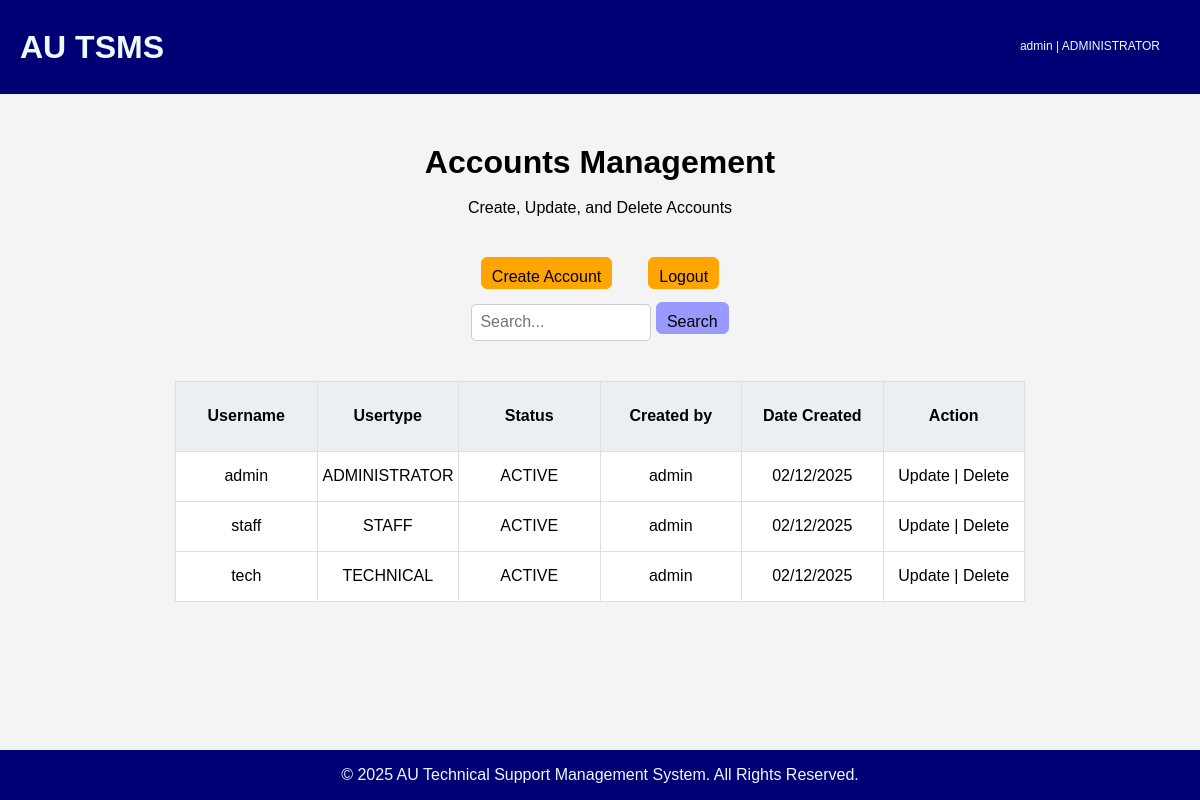
Before: /database/accounts-management.php (signed in) with the older database file.
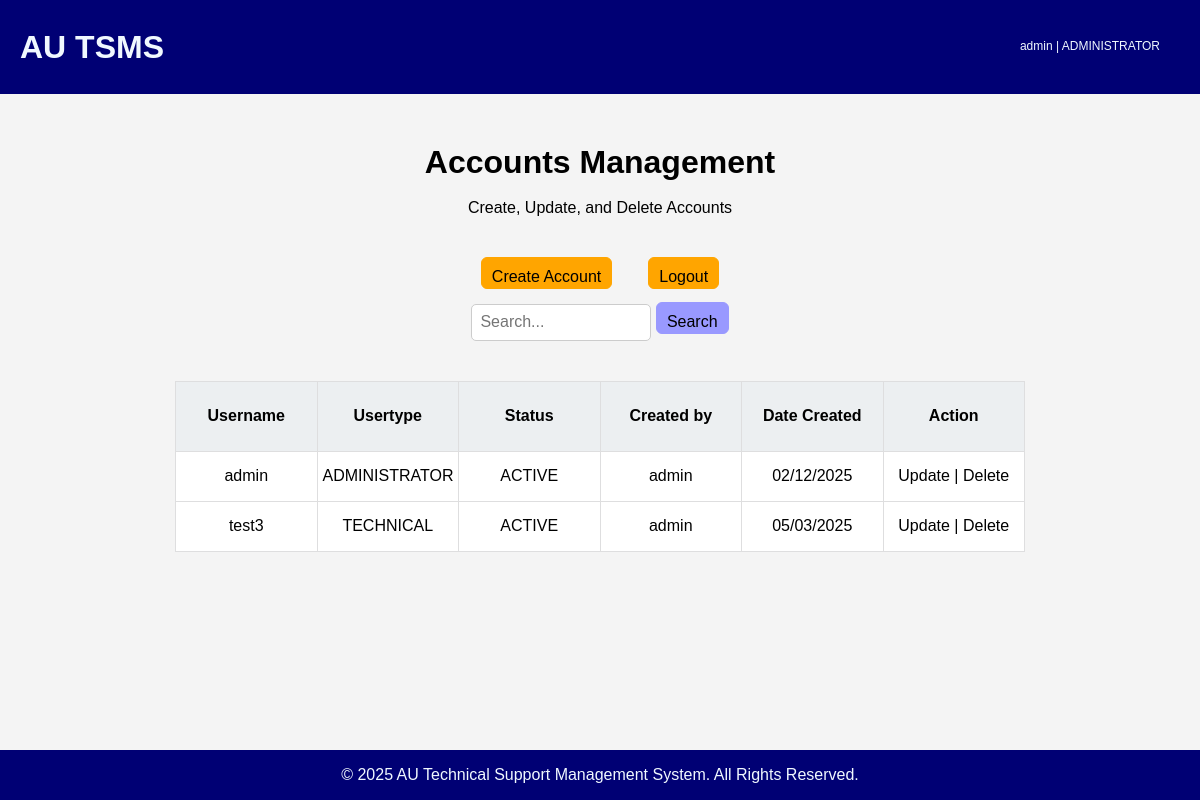
After: the same page with the newer database file.
### tables this page shows
CREATE TABLE `tblaccounts` (
  `username` varchar(50) NOT NULL,
  `password` varchar(50) NOT NULL,
  `usertype` varchar(20) NOT NULL,
  `status` varchar(20) NOT NULL,
  `createdby` varchar(50) NOT NULL,
  `datecreated` varchar(20) NOT NULL
);

### database/accounts-management.php (the view, shortened to what this page needs)
<?php
require_once 'config.php';
$msg = "";
?>
<!DOCTYPE html>
<html lang="en">
<head>
    <link rel="stylesheet" href="css\modern-normalize.css">
    <link rel="stylesheet" href="css\accounts-management.css">
</head>
<body>
    <div class="wrapper">
        <header>
            <h1>AU TSMS</h1>
            <div class="session section">
                <?php
                if ($_SESSION['username']) {
                    echo $_SESSION['username'] . " | ";
                    echo $_SESSION['usertype'];
                } else {
                    header("location: login.php");
                }
                ?>
            </div>
        </header>
        <div class="main-content">
            <div class="page-title">
                <h1>Accounts Management</h1><br>
                <p style="text-align: center;">Create, Update, and Delete Accounts</p>
            </div>
            <div class="form section">
                <form action="<?php echo htmlspecialchars($_SERVER['PHP_SELF']) ?>" method="POST">
                    <div class="form__btns">
                        <button id="openModalBtn" type="button">Create Account</button>
                        <button><a href="logout.php">Logout</a></button>
                    </div>
                    <div class="search">
                        <input type="text" name="txtsearch" placeholder="Search...">
                        <input type="submit" value="Search" name="btnsearch">
                    </div>
                </form>
            </div>
            <div class="table_component" role="region" tabindex="0">
            <?php
                function buildTable($result)
                {
                    if (mysqli_num_rows($result) > 0) {
                        echo "<table>";
                        echo "<tr class='headers'>";
                        echo "<th>Username</th><th>Usertype</th><th>Status</th><th>Created by</th><th>Date Created</th><th>Action</th>";
                        echo "</tr>";
                        while ($row = mysqli_fetch_array($result)) {
                            echo "<tr class='row'>";
                            echo "<td>" . $row['username'] . "</td>";
                            echo "<td>" . $row['usertype'] . "</td>";
                            echo "<td>" . $row['status'] . "</td>";
                            echo "<td>" . $row['createdby'] . "</td>";
                            echo "<td>" . $row['datecreated'] . "</td>";
                            echo "<td><a href='update-account.php?id=".$row['username']."'>Update</a> | <a href='delete-account.php?id=" . $row['username'] . "'>Delete</a></td>";
                            echo "</tr>";
                        }
                        echo "</table>";
                    } else {
                        echo "No record/s found";
                    }
                }
                if (isset($_POST['btnsearch'])) {
                    $sql = "SELECT * FROM tblaccounts WHERE username LIKE ? OR usertype LIKE ? ORDER BY username ASC";
                    if ($stmt = mysqli_prepare($link, $sql)) {
                        $searchvalue  = "%" . $_POST['txtsearch'] . "%";
                        mysqli_stmt_bind_param($stmt, "ss", $searchvalue, $searchvalue);
                        if (mysqli_stmt_execute($stmt)) {
                            $result = mysqli_stmt_get_result($stmt);
                            buildTable($result);
                        }
                    } else {
                        echo $msg .= "Error: " . mysqli_error($link);
                    }
                } else {
                    $sql = "SELECT * FROM tblaccounts ORDER BY username ASC";
                    if ($stmt = mysqli_prepare($link, $sql)) {
                        if (mysqli_stmt_execute($stmt)) {
                            $result = mysqli_stmt_get_result($stmt);
                            buildTable($result);
                        }
                    } else {
                        echo $msg .= "Error: " . mysqli_error($link);
                    }
                }
                ?>
            </div>
        </div>
        <footer>
            <p>&copy; <span id="year"></span> AU Technical Support Management System. All Rights Reserved.</p>
        </footer>
    </div>
</body>
</html>

### database/css/accounts-management.css (style rules this page uses)
* { padding: 0; margin: 0; box-sizing: border-box; }
header { display: flex; justify-content: center; align-items: center; width: 100%; padding: 20px; background-color: #000074; color: #f0f8ff; flex-direction:row; }
header h1 { display: flex; align-items: center; justify-content: flex-start; width: inherit; }
.wrapper { display: grid; grid-template-rows: auto 1fr auto; min-height: 100vh; gap: 50px; }
.session { width: 100%; display: flex; align-items: flex-end; justify-content: center; padding: 20px; font-size: 1vw; flex-direction: column; }
.form { display: flex; align-items: center; flex-direction: column; justify-content: flex-start; gap: 20px; padding: 20px; }
.form__btns { display: flex; align-items: center; justify-content: center; gap: 3vw; width: 100%; }
.form input[type="submit"] { padding: 10px; width: auto; height: 4vh; background-color: hsl(240, 100%, 80%); border-radius: 6px; border: 1px solid hsl(240, 100%, 80%); transition: 0.3s ease-in-out; }
.form__btns button { padding: 10px; width: auto; height: 4vh; background-color: orange; border-radius: 6px; border: 1px solid orange; transition: 0.3s ease-in-out; }
.form__btns a { color: black; }
.main-content { display: flex; justify-content: flex-start; align-items: center; gap: 20px; flex-direction: column; width: 100%; }
footer { background-color: rgb(0, 0, 116); display: flex; align-items: center; justify-content: center; width: 100%; height: 50px; color: aliceblue; }
input[name="txtsearch"] { width: 15vw; padding:8px; border-radius: 5px; border: 1px solid #ccc; margin-top: 15px; }
.table_component { overflow: auto; width: 850px; height: auto; }
.table_component table { border: 1px solid #dededf; height: 100%; width: 100%; table-layout: fixed; border-collapse: collapse; border-spacing: 1px; text-align: left; }
.table_component .row { height: 50px; }
.table_component .headers { height: 70px; }
.table_component th { border: 1px solid #dededf; background-color: #eceff1; color: #000000; padding: 5px; text-align: center; height: auto; }
.table_component td { border: 1px solid #dededf; background-color: #ffffff; color: #000000; padding: 5px; text-align: center; }
body { font-family: Arial, sans-serif; background-color: #f4f4f4; }

Changed rows visible on the page:
removed tblaccounts: username "staff", usertype "STAFF", status "ACTIVE", createdby "admin", datecreated "02/12/2025"
removed tblaccounts: username "tech", usertype "TECHNICAL", status "ACTIVE", createdby "admin", datecreated "02/12/2025"
added tblaccounts: username "test3", usertype "TECHNICAL", status "ACTIVE", createdby "admin", datecreated "05/03/2025"
